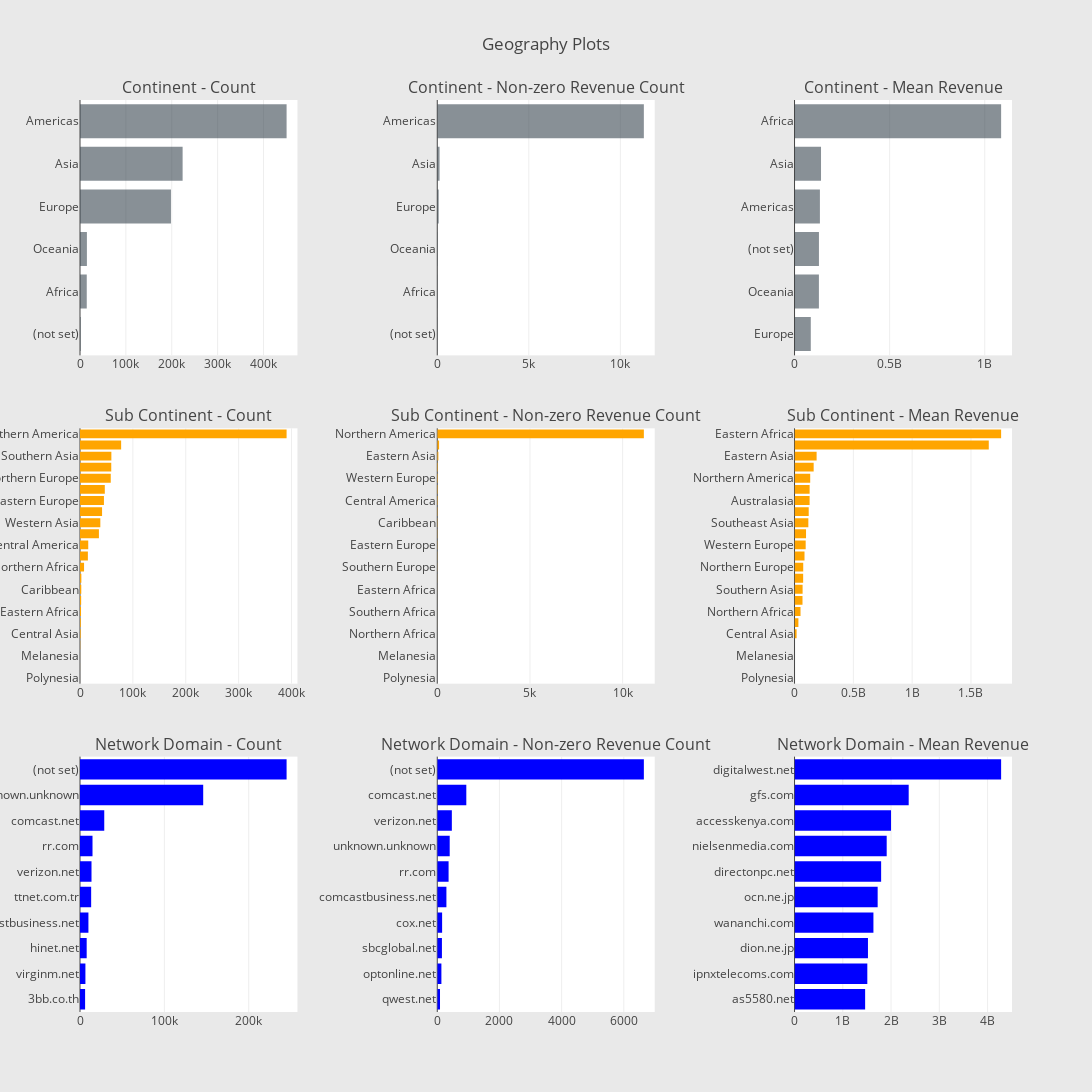

The notebook cell this image was saved under:
### Markdown cell above
## 地理因素

### Code cell
# Continent
cnt_srs = train_df.groupby('geoNetwork.continent')['totals.transactionRevenue'].agg(['size', 'count', 'mean'])
cnt_srs.columns = ["count", "count of non-zero revenue", "mean"]
cnt_srs = cnt_srs.sort_values(by="count", ascending=False)
trace1 = horizontal_bar_chart(cnt_srs["count"].head(10), 'rgba(58, 71, 80, 0.6)')
trace2 = horizontal_bar_chart(cnt_srs.sort_values(by='count of non-zero revenue',ascending=False)["count of non-zero revenue"].head(10), 'rgba(58, 71, 80, 0.6)')
trace3 = horizontal_bar_chart(cnt_srs.sort_values(by='mean',ascending=False)["mean"].head(10), 'rgba(58, 71, 80, 0.6)')

# Sub-continent
cnt_srs = train_df.groupby('geoNetwork.subContinent')['totals.transactionRevenue'].agg(['size', 'count', 'mean'])
cnt_srs.columns = ["count", "count of non-zero revenue", "mean"]
cnt_srs = cnt_srs.sort_values(by="count", ascending=False)
trace4 = horizontal_bar_chart(cnt_srs["count"], 'orange')
trace5 = horizontal_bar_chart(cnt_srs.sort_values(by='count of non-zero revenue',ascending=False)["count of non-zero revenue"], 'orange')
trace6 = horizontal_bar_chart(cnt_srs.sort_values(by='mean',ascending=False)["mean"], 'orange')

# Network domain
cnt_srs = train_df.groupby('geoNetwork.networkDomain')['totals.transactionRevenue'].agg(['size', 'count', 'mean'])
cnt_srs.columns = ["count", "count of non-zero revenue", "mean"]
cnt_srs = cnt_srs.sort_values(by="count", ascending=False)
trace7 = horizontal_bar_chart(cnt_srs["count"].head(10), 'blue')
trace8 = horizontal_bar_chart(cnt_srs.sort_values(by='count of non-zero revenue',ascending=False)["count of non-zero revenue"].head(10), 'blue')
trace9 = horizontal_bar_chart(cnt_srs.sort_values(by='mean',ascending=False)["mean"].head(10), 'blue')

# Creating two subplots
fig = tools.make_subplots(rows=3, cols=3, vertical_spacing=0.08, horizontal_spacing=0.15, 
                          subplot_titles=["Continent - Count", "Continent - Non-zero Revenue Count", "Continent - Mean Revenue",
                                          "Sub Continent - Count",  "Sub Continent - Non-zero Revenue Count", "Sub Continent - Mean Revenue",
                                          "Network Domain - Count", "Network Domain - Non-zero Revenue Count", "Network Domain - Mean Revenue"])

fig.append_trace(trace1, 1, 1)
fig.append_trace(trace2, 1, 2)
fig.append_trace(trace3, 1, 3)
fig.append_trace(trace4, 2, 1)
fig.append_trace(trace5, 2, 2)
fig.append_trace(trace6, 2, 3)
fig.append_trace(trace7, 3, 1)
fig.append_trace(trace8, 3, 2)
fig.append_trace(trace9, 3, 3)

fig['layout'].update(height=1500, width=1200, paper_bgcolor='rgb(233,233,233)', title="Geography Plots")
py.iplot(fig, filename='geo-plots')

### Figure 1 — Plotly figure (JSON) as saved in the notebook; plotly's stock layout.template omitted (floating-point values rounded to 4 significant figures)
{"data": [{"marker": {"color": "rgba(58, 71, 80, 0.6)"}, "orientation": "h", "showlegend": false, "type": "bar", "uid": "bd03b002-c3e0-11e8-a5fd-ac2b6e075656", "x": [1468, 14745, 15054, 198311, 223698, 450377], "xaxis": "x", "y": ["(not set)", "Africa", "Oceania", "Europe", "Asia", "Americas"], "yaxis": "y"}, {"marker": {"color": "rgba(58, 71, 80, 0.6)"}, "orientation": "h", "showlegend": false, "type": "bar", "uid": "bd0424e2-c3e0-11e8-a5be-ac2b6e075656", "x": [6, 8, 14, 79, 125, 11283], "xaxis": "x2", "y": ["(not set)", "Africa", "Oceania", "Europe", "Asia", "Americas"], "yaxis": "y2"}, {"marker": {"color": "rgba(58, 71, 80, 0.6)"}, "orientation": "h", "showlegend": false, "type": "bar", "uid": "bd0499be-c3e0-11e8-8e9c-ac2b6e075656", "x": [85410000.0, 128100000.0, 128300000.0, 133400000.0, 139214720, 1085970000], "xaxis": "x3", "y": ["Europe", "Oceania", "(not set)", "Americas", "Asia", "Africa"], "yaxis": "y3"}, {"marker": {"color": "orange"}, "orientation": "h", "showlegend": false, "type": "bar", "uid": "bd04e7a8-c3e0-11e8-b2b3-ac2b6e075656", "x": [25, 55, 81, 393, 1215, 1468, 1927, 2169, 2406, 2573, 7683, 14893, 15583, 35780, 38443, 41731, 45249, 46919, 58168, 59114, 59321, 77800, 390657], "xaxis": "x4", "y": ["Polynesia", "Micronesian Region", "Melanesia", "Middle Africa", "Central Asia", "(not set)", "Eastern Africa", "Southern Africa", "Caribbean", "Western Africa", "Northern Africa", "Australasia", "Central America", "Southern Europe", "Western Asia", "South America", "Eastern Europe", "Eastern Asia", "Northern Europe", "Western Europe", "Southern Asia", "Southeast Asia", "Northern America"], "yaxis": "y4"}, {"marker": {"color": "orange"}, "orientation": "h", "showlegend": false, "type": "bar", "uid": "bd053598-c3e0-11e8-93ce-ac2b6e075656", "x": [0, 0, 0, 0, 1, 2, 2, 2, 3, 6, 8, 11, 14, 14, 16, 21, 26, 27, 30, 32, 59, 98, 11143], "xaxis": "x5", "y": ["Polynesia", "Micronesian Region", "Melanesia", "Middle Africa", "Northern Africa", "Central Asia", "Southern Africa", "Western Africa", "Eastern Africa", "(not set)", "Southern Europe", "Southern Asia", "Eastern Europe", "Australasia", "Caribbean", "Western Asia", "Central America", "Northern Europe", "Western Europe", "Southeast Asia", "Eastern Asia", "South America", "Northern America"], "yaxis": "y5"}, {"marker": {"color": "orange"}, "orientation": "h", "showlegend": false, "type": "bar", "uid": "bd05aa76-c3e0-11e8-9781-ac2b6e075656", "x": [null, null, null, null, 17490000, 32850000, 50960000, 67630000.0, 68600000.0, 73290000.0, 73850000.0, 84810000.0, 94740000.0, 97721875, 117400000.0, 120501250, 128100000.0, 128300000.0, 133300000.0, 162600000.0, 187700000.0, 1651200000, 1756000000.0], "xaxis": "x6", "y": ["Polynesia", "Micronesian Region", "Melanesia", "Middle Africa", "Central Asia", "Southern Africa", "Northern Africa", "Eastern Europe", "Southern Asia", "Central America", "Northern Europe", "Western Asia", "Western Europe", "Caribbean", "Southeast Asia", "Southern Europe", "Australasia", "(not set)", "Northern America", "South America", "Eastern Asia", "Western Africa", "Eastern Africa"], "yaxis": "y6"}, {"marker": {"color": "blue"}, "orientation": "h", "showlegend": false, "type": "bar", "uid": "bd05f862-c3e0-11e8-9324-ac2b6e075656", "x": [6046, 6414, 7919, 9985, 13228, 13637, 14827, 28743, 146034, 244881], "xaxis": "x7", "y": ["3bb.co.th", "virginm.net", "hinet.net", "comcastbusiness.net", "ttnet.com.tr", "verizon.net", "rr.com", "comcast.net", "unknown.unknown", "(not set)"], "yaxis": "y7"}, {"marker": {"color": "blue"}, "orientation": "h", "showlegend": false, "type": "bar", "uid": "bd066d3e-c3e0-11e8-b353-ac2b6e075656", "x": [88, 133, 150, 156, 294, 364, 400, 469, 934, 6645], "xaxis": "x8", "y": ["qwest.net", "optonline.net", "sbcglobal.net", "cox.net", "comcastbusiness.net", "rr.com", "unknown.unknown", "verizon.net", "comcast.net", "(not set)"], "yaxis": "y8"}, {"marker": {"color": "blue"}, "orientation": "h", "showlegend": false, "type": "bar", "uid": "bd06bb28-c3e0-11e8-b1fa-ac2b6e075656", "x": [1462800000, 1508000000, 1521510000, 1634550000, 1722385000, 1794400000, 1909670000, 1999600000, 2365500000, 4280700000], "xaxis": "x9", "y": ["as5580.net", "ipnxtelecoms.com", "dion.ne.jp", "wananchi.com", "ocn.ne.jp", "directonpc.net", "nielsenmedia.com", "accesskenya.com", "gfs.com", "digitalwest.net"], "yaxis": "y9"}], "layout": {"annotations": [{"font": {"size": 16}, "showarrow": false, "text": "Continent - Count", "x": 0.1167, "xanchor": "center", "xref": "paper", "y": 1, "yanchor": "bottom", "yref": "paper"}, {"font": {"size": 16}, "showarrow": false, "text": "Continent - Non-zero Revenue Count", "x": 0.5, "xanchor": "center", "xref": "paper", "y": 1, "yanchor": "bottom", "yref": "paper"}, {"font": {"size": 16}, "showarrow": false, "text": "Continent - Mean Revenue", "x": 0.8833, "xanchor": "center", "xref": "paper", "y": 1, "yanchor": "bottom", "yref": "paper"}, {"font": {"size": 16}, "showarrow": false, "text": "Sub Continent - Count", "x": 0.1167, "xanchor": "center", "xref": "paper", "y": 0.64, "yanchor": "bottom", "yref": "paper"}, {"font": {"size": 16}, "showarrow": false, "text": "Sub Continent - Non-zero Revenue Count", "x": 0.5, "xanchor": "center", "xref": "paper", "y": 0.64, "yanchor": "bottom", "yref": "paper"}, {"font": {"size": 16}, "showarrow": false, "text": "Sub Continent - Mean Revenue", "x": 0.8833, "xanchor": "center", "xref": "paper", "y": 0.64, "yanchor": "bottom", "yref": "paper"}, {"font": {"size": 16}, "showarrow": false, "text": "Network Domain - Count", "x": 0.1167, "xanchor": "center", "xref": "paper", "y": 0.28, "yanchor": "bottom", "yref": "paper"}, {"font": {"size": 16}, "showarrow": false, "text": "Network Domain - Non-zero Revenue Count", "x": 0.5, "xanchor": "center", "xref": "paper", "y": 0.28, "yanchor": "bottom", "yref": "paper"}, {"font": {"size": 16}, "showarrow": false, "text": "Network Domain - Mean Revenue", "x": 0.8833, "xanchor": "center", "xref": "paper", "y": 0.28, "yanchor": "bottom", "yref": "paper"}], "height": 1500, "paper_bgcolor": "rgb(233,233,233)", "title": "Geography Plots", "width": 1200, "xaxis": {"anchor": "y", "domain": [0, 0.2333]}, "xaxis2": {"anchor": "y2", "domain": [0.3833, 0.6167]}, "xaxis3": {"anchor": "y3", "domain": [0.7667, 1.0]}, "xaxis4": {"anchor": "y4", "domain": [0, 0.2333]}, "xaxis5": {"anchor": "y5", "domain": [0.3833, 0.6167]}, "xaxis6": {"anchor": "y6", "domain": [0.7667, 1.0]}, "xaxis7": {"anchor": "y7", "domain": [0, 0.2333]}, "xaxis8": {"anchor": "y8", "domain": [0.3833, 0.6167]}, "xaxis9": {"anchor": "y9", "domain": [0.7667, 1.0]}, "yaxis": {"anchor": "x", "domain": [0.72, 1]}, "yaxis2": {"anchor": "x2", "domain": [0.72, 1]}, "yaxis3": {"anchor": "x3", "domain": [0.72, 1]}, "yaxis4": {"anchor": "x4", "domain": [0.36, 0.64]}, "yaxis5": {"anchor": "x5", "domain": [0.36, 0.64]}, "yaxis6": {"anchor": "x6", "domain": [0.36, 0.64]}, "yaxis7": {"anchor": "x7", "domain": [0, 0.28]}, "yaxis8": {"anchor": "x8", "domain": [0, 0.28]}, "yaxis9": {"anchor": "x9", "domain": [0, 0.28]}}}
